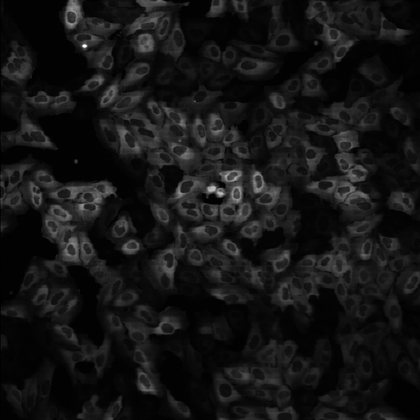
%> input picture tests/Channel1-01-A-01.tif, 420 x 420 px, shrunk from 640 x 640 before the run
$ octave --eval "result = doublegraythresh(imread('tests/Channel1-01-A-01.tif'));"   (GNU Octave 9; MATLAB toolbox functions it lacks are replaced by stand-ins)
%> lines starting %> are read from the running program, lines starting %| are printed output that depends on the picture
function [level1 level2] = doublegraythresh(I)
%DOUBLEGRAYTHRESH Compute two global image threshold using an extension of Otsu's method.
%   [LEVEL1 LEVEL2] = GRAYTHRESH(I) computes two gloabl image thresholds (LEVEL1 and LEVEL2)
%   that can be used to identify two different groups. LEVEL1 and LEVEL2
%   is a normalized intensity value that lies in the range [0, 1].
%   GRAYTHRESH uses an extension of Otsu's method, which chooses the threshold to minimize
%   the intraclass variance of the thresholded pixels.
%
%   Class Support
%   -------------
%   The input image I can be uint8, uint16, int16, single, or double, and it
%   must be nonsparse.  LEVEL and EM are double scalars.
%
%   Example
%   -------
%       I = imread('coins.png');
%       [level1 level2] = doublegraythresh(I);
%       BW = im2bw(I,level);
%       figure, imshow(BW)
%
%   See also IM2BW.

%   Copyright 1993-2004 The MathWorks, Inc.
%   $Revision$  $Date$

% Reference:
% N. Otsu, "A Threshold Selection Method from Gray-Level Histograms,"
% IEEE Transactions on Systems, Man, and Cybernetics, vol. 9, no. 1,
% pp. 62-66, 1979.

% One input argument required.
iptchecknargin(1,1,nargin,mfilename);
iptcheckinput(I,{'uint8','uint16','double','single','int16'},{'nonsparse'}, ...
              mfilename,'I',1);

if ~isempty(I)
  % Convert all N-D arrays into a single column.  Convert to uint8 for
  % fastest histogram computation.
  I = im2uint8(I(:));
  num_bins = 256;
  counts = imhist(I,num_bins);
%> counts = 256 values, max 50268 at index 3, min 0 at index 157, mean 2067.2

  % Variables names are chosen to be similar to the formulas in
  % the Otsu paper.
  p = counts / sum(counts);
%> p = 256 values, max 0.095 at index 3, min 0 at index 157, mean 0.00391
  omega = cumsum(p);
%> omega = 256 values from 0.000266 to 1
  mu = cumsum(p .* (1:num_bins)');
%> mu = 256 values from 0.000266 to 21.97
  mu_t = mu(end);
%> mu_t = 21.97
  sigma_b_squared=zeros(num_bins,num_bins);
  previous_state = warning('off', 'MATLAB:divideByZero');
  for k1 = 1:(num_bins-1)
      for k2 = (k1+1):num_bins
          sigma_b_squared(k1,k2) = (mu(k1)-omega(k1)*mu_t)^2/omega(k1)+...
              (mu(k2)-mu(k1)-(omega(k2)-omega(k1))*mu_t)^2/(omega(k2)-omega(k1))+...
              (omega(k2)*mu_t-mu(k2))^2/(1-omega(k2));
      end
  end
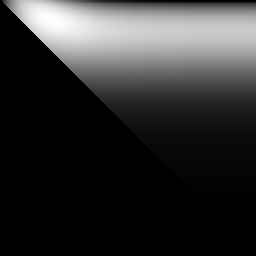
%> sigma_b_squared: size 256x256 double; 1.92% of the values are NaN or infinite; the others: min 0, max 334.8, mean 64.77; drawn with min black, max white, NaN and infinite black
  warning(previous_state);

  % Find the location of the maximum value of sigma_b_squared.
  % The maximum may extend over several bins, so average together the
  % locations.  If maxval is NaN, meaning that sigma_b_squared is all NaN,
  % then return 0.
  maxval = max(max(sigma_b_squared));
%> maxval = 334.8
  isfinite_maxval = isfinite(maxval);
%> isfinite_maxval = true
  if isfinite_maxval
    [idx1 idx2] = find(sigma_b_squared == maxval,1,'first');
%> idx1 = 21; idx2 = 51
    % Normalize the threshold to the range [0, 1].
    level1 = (idx1 - 1) / (num_bins - 1);
%> level1 = 0.0784
    level2 = (idx2 - 1) / (num_bins - 1);
%> level2 = 0.196
%> `result = doublegraythresh(imread('tests/Channel1-01-A-01.tif'));`: result = 0.0784
  else
    level1 = 0.0;
    level2 = 0.0;
  end
else
  level1 = 0.0;
  level2 = 0.0;
  end
